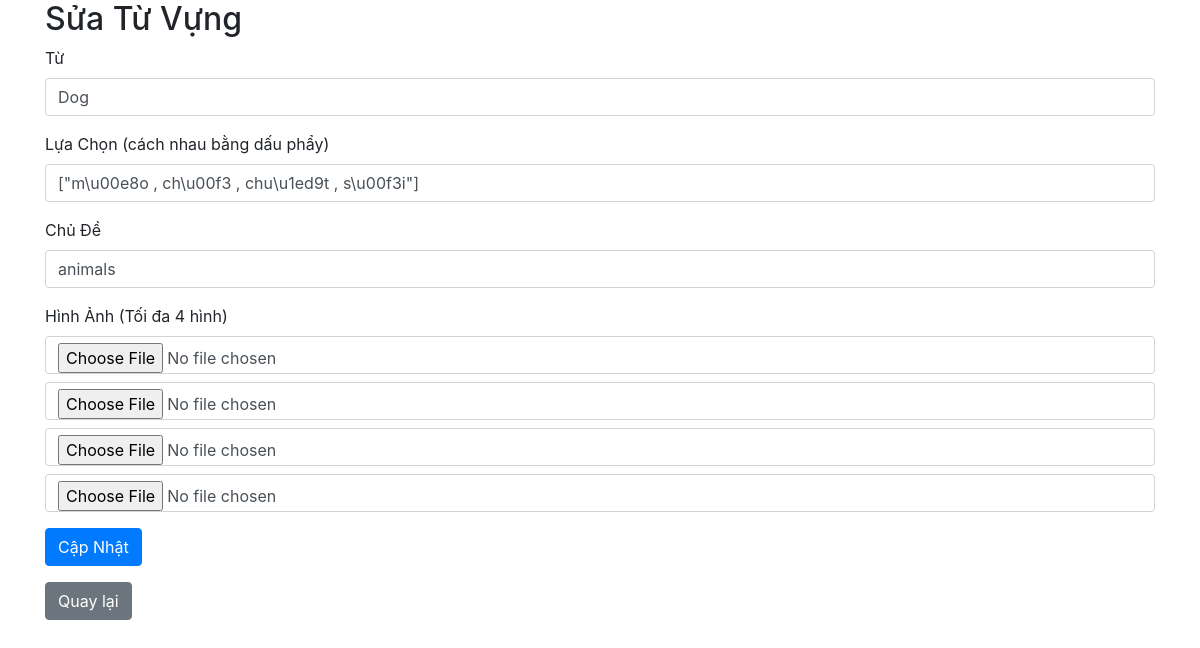
The app's page /admin/includes/logic/add_vocabulary_manager.php?id=5 with its own data.
### tables this page shows
CREATE TABLE `vocabulary` (
  `id` int(11) NOT NULL,
  `word` varchar(255) NOT NULL,
  `choices` longtext NOT NULL CHECK (json_valid(`choices`)),
  `correct_choice` varchar(255) NOT NULL,
  `topic` varchar(255) NOT NULL,
  `image` varchar(255) DEFAULT NULL
);

### admin/includes/logic/add_vocabulary_manager.php (the view, shortened to what this page needs)
<?php
include '../../../config/conn.php';
$word = '';
$choices = '';
$topic = '';
$id = null;
if (isset($_GET['id'])) {
    $id = $_GET['id'];
    $stmt = $conn->prepare("SELECT word, choices, correct_choice, topic, image FROM vocabulary WHERE id = ?");
    $stmt->bind_param("i", $id);
    $stmt->execute();
    $result = $stmt->get_result();
    if ($result->num_rows > 0) {
        $vocab = $result->fetch_assoc();
        $word = $vocab['word'];
        $choices = $vocab['choices'];
        $topic = $vocab['topic'];
    }
}
?>
<!DOCTYPE html>
<html lang="vi">
<head>
    <link rel="stylesheet" href="https://maxcdn.bootstrapcdn.com/bootstrap/4.5.2/css/bootstrap.min.css">
</head>
<body>
<div class="container">
    <h2><?php echo $id ? 'Sửa Từ Vựng' : 'Thêm Từ Vựng'; ?></h2>
    <form method="POST" enctype="multipart/form-data">
        <div class="mb-3">
            <label for="word" class="form-label">Từ</label>
            <input type="text" class="form-control" id="word" name="word" value="<?php echo htmlspecialchars($word); ?>" required>
        </div>
        <div class="mb-3">
            <label for="choices" class="form-label">Lựa Chọn (cách nhau bằng dấu phẩy)</label>
            <input type="text" class="form-control" id="choices" name="choices" value="<?php echo htmlspecialchars($choices); ?>">
        </div>
        <div class="mb-3">
            <label for="topic" class="form-label">Chủ Đề</label>
            <input type="text" class="form-control" id="topic" name="topic" value="<?php echo htmlspecialchars($topic); ?>" required>
        </div>
        <div class="mb-3">
            <label class="form-label">Hình Ảnh (Tối đa 4 hình)</label>
            <?php for ($i = 0; $i < 4; $i++): ?>
                <div class="mb-2">
                    <input type="file" class="form-control" name="image_upload[]" accept="image/*">
                </div>
            <?php endfor; ?>
        </div>
        <button type="submit" class="btn btn-primary"><?php echo $id ? 'Cập Nhật' : 'Thêm'; ?></button>
    </form>
    <a href="../../../admin/pages/admin_website.php" class="btn btn-secondary mt-3">Quay lại</a>
</div>
</body>
</html>

### records on screen
vocabulary: word "Dog", choices "[\"m\\u00e8o , ch\\u00f3 , chu\\u1ed9t , s\\u00f3i\"]", topic "animals"
